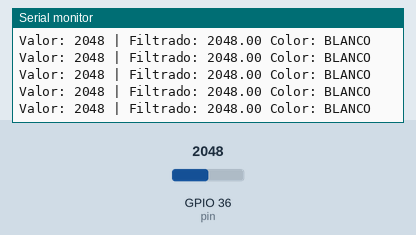
The sketch below on a simulated ESP32. Shown: the last lines printed to the serial monitor. The inputs (shaded band) are chosen by the test bench; at power-on: GPIO 36 (pin) = 2048.

Above: at 1.2 s.
1.3 s: GPIO 36 (pin) set to 560
At 1.8 s:
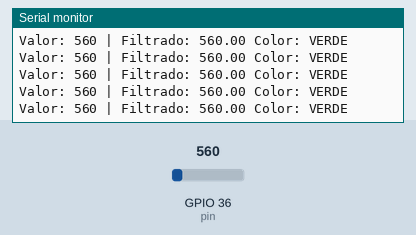
2.8 s: GPIO 36 (pin) set to 640
At 3.8 s:
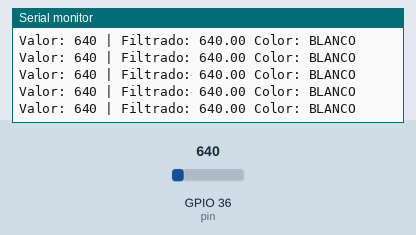
5.8 s: GPIO 36 (pin) set to 260
At 6.7 s:
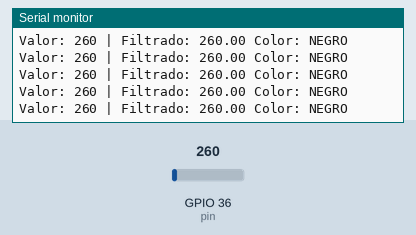
7.3 s: GPIO 36 (pin) set to 0
At 8.1 s:
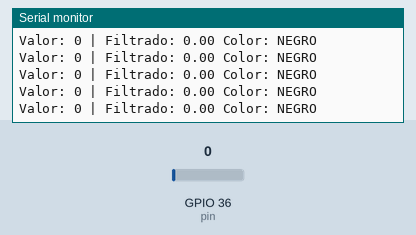
Timing chart, 0 to 9.4 s (numbered marks = the images above; inputs shaded):
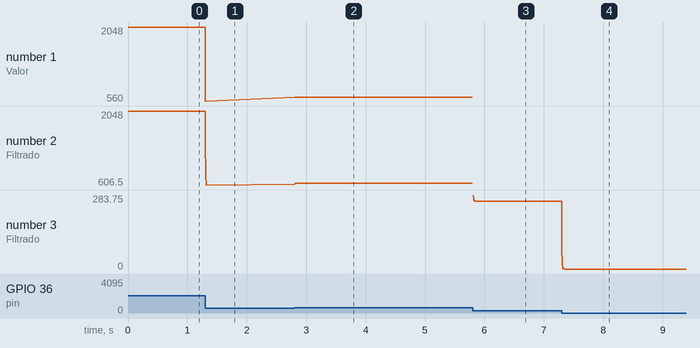

The sketch:

Kalman_sensores.ino
```cpp
/*
Lectura analogica con filtro de Kalman
*/
float alpha=0.5;
int pin=A0;
float valorfiltrado=0;
String color = "";

//Umbrales
int NEGRO_MAX=300;
int VERDE_MAX=600;

// the setup routine runs once when you press reset:
void setup() {
  // initialize serial communication at 9600 bits per second:
  Serial.begin(115200);
  valorfiltrado = analogRead(pin);
}

void loop() {
  int sensorValue = analogRead(pin);
  valorfiltrado= valorfiltrado + alpha* (sensorValue - valorfiltrado);

if (valorfiltrado >= 0 && valorfiltrado <= NEGRO_MAX) {
    color = "NEGRO";
  }
  else if (valorfiltrado > NEGRO_MAX && valorfiltrado <= VERDE_MAX) {
    color = "VERDE";
  }
  else {
    color = "BLANCO";
  }

  Serial.print("Valor: ");
  Serial.print(sensorValue);
  Serial.print(" | Filtrado: ");
  Serial.print(valorfiltrado);
  Serial.print(" Color: ");
  Serial.println(color);
  delay(1);
}
```

Measured:
- after the input at 1.3 s, the serial monitor: prints a new line at once (image 1)
- after the input at 2.8 s, the serial monitor: prints a new line at once (image 2)
- after the input at 5.8 s, the serial monitor: prints a new line at once (image 3)
- after the input at 7.3 s, the serial monitor: prints a new line at once (image 4)
- plotted number 1: 2048 → 560 after the input at 1.3 s, 560 → 640 after the input at 2.8 s
- plotted number 2: 2048 → 606.5 after the input at 1.3 s, 606.5 → 640 after the input at 2.8 s
- plotted number 3: 260 → 0 after the input at 7.3 s
